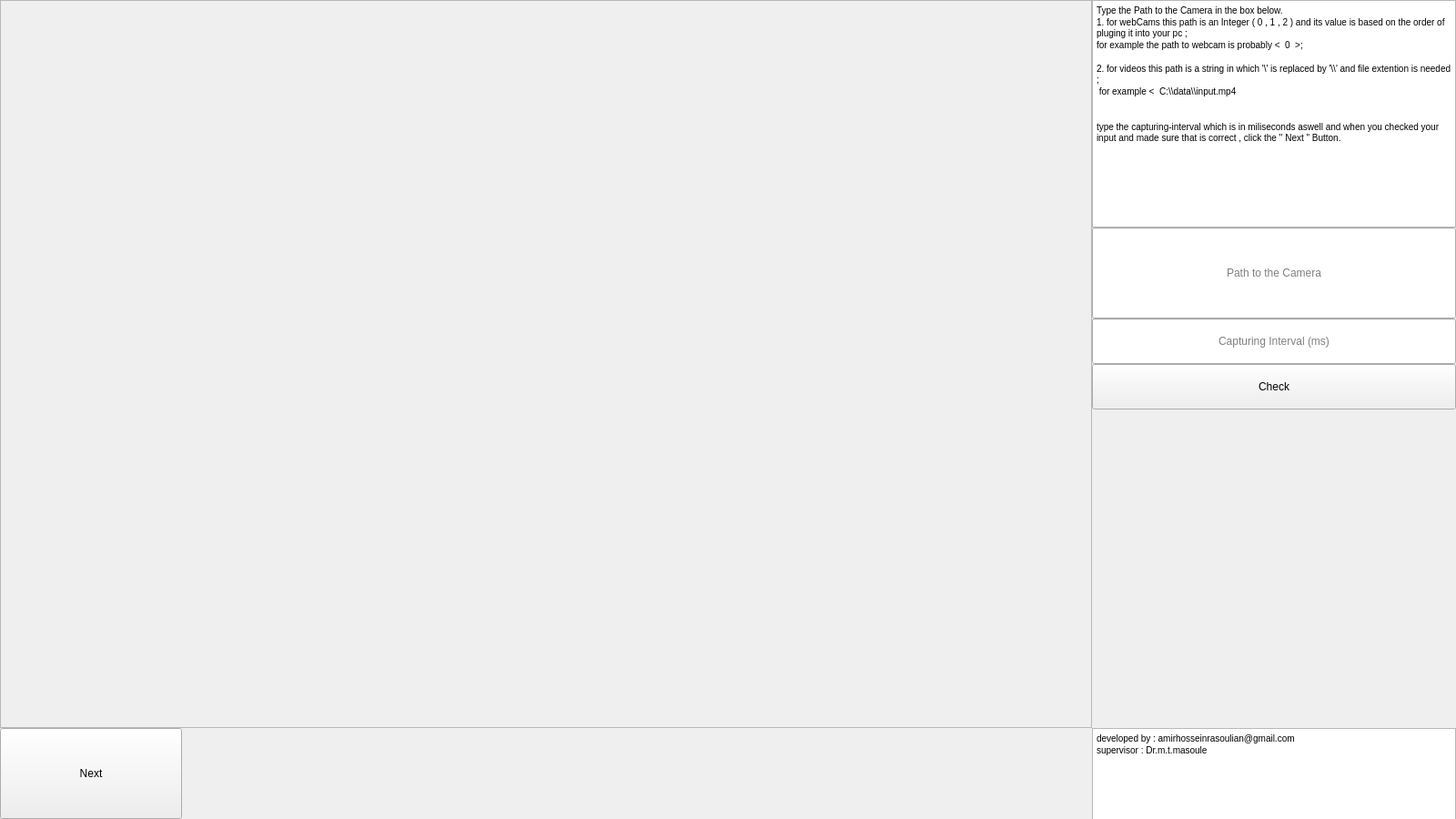
<?xml version="1.0" encoding="UTF-8"?>
<ui version="4.0">
 <class>MainWindow</class>
 <widget class="QMainWindow" name="MainWindow">
  <property name="geometry">
   <rect>
    <x>0</x>
    <y>0</y>
    <width>1600</width>
    <height>900</height>
   </rect>
  </property>
  <property name="minimumSize">
   <size>
    <width>1600</width>
    <height>900</height>
   </size>
  </property>
  <property name="maximumSize">
   <size>
    <width>1600</width>
    <height>900</height>
   </size>
  </property>
  <property name="windowTitle">
   <string>Cable Driven Vision</string>
  </property>
  <property name="autoFillBackground">
   <bool>false</bool>
  </property>
  <widget class="QWidget" name="centralWidget">
   <property name="sizePolicy">
    <sizepolicy hsizetype="Preferred" vsizetype="Preferred">
     <horstretch>0</horstretch>
     <verstretch>0</verstretch>
    </sizepolicy>
   </property>
   <property name="cursor">
    <cursorShape>ArrowCursor</cursorShape>
   </property>
   <property name="autoFillBackground">
    <bool>false</bool>
   </property>
   <widget class="QStackedWidget" name="stackedWidget">
    <property name="geometry">
     <rect>
      <x>0</x>
      <y>0</y>
      <width>1600</width>
      <height>900</height>
     </rect>
    </property>
    <property name="sizePolicy">
     <sizepolicy hsizetype="Preferred" vsizetype="Preferred">
      <horstretch>0</horstretch>
      <verstretch>0</verstretch>
     </sizepolicy>
    </property>
    <property name="autoFillBackground">
     <bool>false</bool>
    </property>
    <widget class="QWidget" name="settingPage">
     <widget class="QLabel" name="chosenCameraLabel">
      <property name="geometry">
       <rect>
        <x>0</x>
        <y>0</y>
        <width>1200</width>
        <height>800</height>
       </rect>
      </property>
      <property name="autoFillBackground">
       <bool>true</bool>
      </property>
      <property name="frameShape">
       <enum>QFrame::StyledPanel</enum>
      </property>
      <property name="text">
       <string/>
      </property>
      <property name="alignment">
       <set>Qt::AlignCenter</set>
      </property>
     </widget>
     <widget class="QPushButton" name="nextButton">
      <property name="geometry">
       <rect>
        <x>0</x>
        <y>800</y>
        <width>200</width>
        <height>100</height>
       </rect>
      </property>
      <property name="text">
       <string>Next</string>
      </property>
     </widget>
     <widget class="QTextBrowser" name="aboutus">
      <property name="geometry">
       <rect>
        <x>1200</x>
        <y>800</y>
        <width>400</width>
        <height>200</height>
       </rect>
      </property>
      <property name="autoFillBackground">
       <bool>true</bool>
      </property>
      <property name="frameShadow">
       <enum>QFrame::Sunken</enum>
      </property>
      <property name="html">
       <string>&lt;!DOCTYPE HTML PUBLIC &quot;-//W3C//DTD HTML 4.0//EN&quot; &quot;http://www.w3.org/TR/REC-html40/strict.dtd&quot;&gt;
&lt;html&gt;&lt;head&gt;&lt;meta name=&quot;qrichtext&quot; content=&quot;1&quot; /&gt;&lt;style type=&quot;text/css&quot;&gt;
p, li { white-space: pre-wrap; }
&lt;/style&gt;&lt;/head&gt;&lt;body style=&quot; font-family:'MS Shell Dlg 2'; font-size:7.8pt; font-weight:400; font-style:normal;&quot;&gt;
&lt;p style=&quot; margin-top:0px; margin-bottom:0px; margin-left:0px; margin-right:0px; -qt-block-indent:0; text-indent:0px;&quot;&gt;developed by : amirhosseinrasoulian@gmail.com&lt;/p&gt;
&lt;p style=&quot; margin-top:0px; margin-bottom:0px; margin-left:0px; margin-right:0px; -qt-block-indent:0; text-indent:0px;&quot;&gt;supervisor : Dr.m.t.masoule&lt;/p&gt;&lt;/body&gt;&lt;/html&gt;</string>
      </property>
     </widget>
     <widget class="QTextBrowser" name="input_instruction">
      <property name="geometry">
       <rect>
        <x>1200</x>
        <y>0</y>
        <width>400</width>
        <height>250</height>
       </rect>
      </property>
      <property name="autoFillBackground">
       <bool>true</bool>
      </property>
      <property name="frameShadow">
       <enum>QFrame::Sunken</enum>
      </property>
      <property name="html">
       <string>&lt;!DOCTYPE HTML PUBLIC &quot;-//W3C//DTD HTML 4.0//EN&quot; &quot;http://www.w3.org/TR/REC-html40/strict.dtd&quot;&gt;
&lt;html&gt;&lt;head&gt;&lt;meta name=&quot;qrichtext&quot; content=&quot;1&quot; /&gt;&lt;style type=&quot;text/css&quot;&gt;
p, li { white-space: pre-wrap; }
&lt;/style&gt;&lt;/head&gt;&lt;body style=&quot; font-family:'MS Shell Dlg 2'; font-size:7.8pt; font-weight:400; font-style:normal;&quot;&gt;
&lt;p style=&quot; margin-top:0px; margin-bottom:0px; margin-left:0px; margin-right:0px; -qt-block-indent:0; text-indent:0px;&quot;&gt;Type the Path to the Camera in the box below.&lt;/p&gt;
&lt;p style=&quot; margin-top:0px; margin-bottom:0px; margin-left:0px; margin-right:0px; -qt-block-indent:0; text-indent:0px;&quot;&gt;1. for webCams this path is an Integer ( 0 , 1 , 2 ) and its value is based on the order of pluging it into your pc ; &lt;/p&gt;
&lt;p style=&quot; margin-top:0px; margin-bottom:0px; margin-left:0px; margin-right:0px; -qt-block-indent:0; text-indent:0px;&quot;&gt;for example the path to webcam is probably &amp;lt;  0  &amp;gt;;&lt;/p&gt;
&lt;p style=&quot;-qt-paragraph-type:empty; margin-top:0px; margin-bottom:0px; margin-left:0px; margin-right:0px; -qt-block-indent:0; text-indent:0px;&quot;&gt;&lt;br /&gt;&lt;/p&gt;
&lt;p style=&quot; margin-top:0px; margin-bottom:0px; margin-left:0px; margin-right:0px; -qt-block-indent:0; text-indent:0px;&quot;&gt;2. for videos this path is a string in which '\' is replaced by '\\' and file extention is needed ;&lt;/p&gt;
&lt;p style=&quot; margin-top:0px; margin-bottom:0px; margin-left:0px; margin-right:0px; -qt-block-indent:0; text-indent:0px;&quot;&gt; for example &amp;lt;  C:\\data\\input.mp4&lt;/p&gt;
&lt;p style=&quot;-qt-paragraph-type:empty; margin-top:0px; margin-bottom:0px; margin-left:0px; margin-right:0px; -qt-block-indent:0; text-indent:0px;&quot;&gt;&lt;br /&gt;&lt;/p&gt;
&lt;p style=&quot;-qt-paragraph-type:empty; margin-top:0px; margin-bottom:0px; margin-left:0px; margin-right:0px; -qt-block-indent:0; text-indent:0px;&quot;&gt;&lt;br /&gt;&lt;/p&gt;
&lt;p style=&quot; margin-top:0px; margin-bottom:0px; margin-left:0px; margin-right:0px; -qt-block-indent:0; text-indent:0px;&quot;&gt;type the capturing-interval which is in miliseconds aswell and when you checked your input and made sure that is correct , click the '' Next &amp;quot; Button.&lt;/p&gt;&lt;/body&gt;&lt;/html&gt;</string>
      </property>
     </widget>
     <widget class="QPushButton" name="checkButton">
      <property name="geometry">
       <rect>
        <x>1200</x>
        <y>400</y>
        <width>400</width>
        <height>50</height>
       </rect>
      </property>
      <property name="text">
       <string>Check</string>
      </property>
     </widget>
     <widget class="QLineEdit" name="cameraPathText">
      <property name="geometry">
       <rect>
        <x>1200</x>
        <y>250</y>
        <width>400</width>
        <height>100</height>
       </rect>
      </property>
      <property name="text">
       <string/>
      </property>
      <property name="alignment">
       <set>Qt::AlignCenter</set>
      </property>
      <property name="placeholderText">
       <string notr="true">Path to the Camera</string>
      </property>
     </widget>
     <widget class="QLineEdit" name="captureIntervalText">
      <property name="geometry">
       <rect>
        <x>1200</x>
        <y>350</y>
        <width>400</width>
        <height>50</height>
       </rect>
      </property>
      <property name="alignment">
       <set>Qt::AlignCenter</set>
      </property>
      <property name="placeholderText">
       <string notr="true">Capturing Interval (ms)</string>
      </property>
     </widget>
    </widget>
    <widget class="QWidget" name="page">
     <widget class="QLabel" name="primaryLabel">
      <property name="geometry">
       <rect>
        <x>0</x>
        <y>0</y>
        <width>1600</width>
        <height>800</height>
       </rect>
      </property>
      <property name="sizePolicy">
       <sizepolicy hsizetype="MinimumExpanding" vsizetype="Preferred">
        <horstretch>0</horstretch>
        <verstretch>0</verstretch>
       </sizepolicy>
      </property>
      <property name="sizeIncrement">
       <size>
        <width>0</width>
        <height>0</height>
       </size>
      </property>
      <property name="contextMenuPolicy">
       <enum>Qt::NoContextMenu</enum>
      </property>
      <property name="layoutDirection">
       <enum>Qt::LeftToRight</enum>
      </property>
      <property name="autoFillBackground">
       <bool>true</bool>
      </property>
      <property name="frameShape">
       <enum>QFrame::StyledPanel</enum>
      </property>
      <property name="text">
       <string/>
      </property>
      <property name="alignment">
       <set>Qt::AlignCenter</set>
      </property>
     </widget>
     <widget class="QTextBrowser" name="aboutus2">
      <property name="geometry">
       <rect>
        <x>1200</x>
        <y>800</y>
        <width>400</width>
        <height>200</height>
       </rect>
      </property>
      <property name="autoFillBackground">
       <bool>true</bool>
      </property>
      <property name="html">
       <string>&lt;!DOCTYPE HTML PUBLIC &quot;-//W3C//DTD HTML 4.0//EN&quot; &quot;http://www.w3.org/TR/REC-html40/strict.dtd&quot;&gt;
&lt;html&gt;&lt;head&gt;&lt;meta name=&quot;qrichtext&quot; content=&quot;1&quot; /&gt;&lt;style type=&quot;text/css&quot;&gt;
p, li { white-space: pre-wrap; }
&lt;/style&gt;&lt;/head&gt;&lt;body style=&quot; font-family:'MS Shell Dlg 2'; font-size:7.8pt; font-weight:400; font-style:normal;&quot;&gt;
&lt;p style=&quot; margin-top:0px; margin-bottom:0px; margin-left:0px; margin-right:0px; -qt-block-indent:0; text-indent:0px;&quot;&gt;developed by : amirhosseinrasoulian@gmail.com&lt;/p&gt;
&lt;p style=&quot; margin-top:0px; margin-bottom:0px; margin-left:0px; margin-right:0px; -qt-block-indent:0; text-indent:0px;&quot;&gt;supervisor : Dr.m.t.masoule&lt;/p&gt;&lt;/body&gt;&lt;/html&gt;</string>
      </property>
     </widget>
     <widget class="QPushButton" name="pathButton">
      <property name="geometry">
       <rect>
        <x>0</x>
        <y>800</y>
        <width>200</width>
        <height>100</height>
       </rect>
      </property>
      <property name="text">
       <string>start</string>
      </property>
     </widget>
     <widget class="QPushButton" name="resultPage">
      <property name="geometry">
       <rect>
        <x>200</x>
        <y>800</y>
        <width>200</width>
        <height>100</height>
       </rect>
      </property>
      <property name="autoFillBackground">
       <bool>false</bool>
      </property>
      <property name="text">
       <string>show result</string>
      </property>
     </widget>
    </widget>
    <widget class="QWidget" name="seeMainPage">
     <widget class="QTextBrowser" name="aboutus3">
      <property name="geometry">
       <rect>
        <x>1200</x>
        <y>800</y>
        <width>400</width>
        <height>200</height>
       </rect>
      </property>
      <property name="autoFillBackground">
       <bool>true</bool>
      </property>
      <property name="frameShadow">
       <enum>QFrame::Sunken</enum>
      </property>
      <property name="html">
       <string>&lt;!DOCTYPE HTML PUBLIC &quot;-//W3C//DTD HTML 4.0//EN&quot; &quot;http://www.w3.org/TR/REC-html40/strict.dtd&quot;&gt;
&lt;html&gt;&lt;head&gt;&lt;meta name=&quot;qrichtext&quot; content=&quot;1&quot; /&gt;&lt;style type=&quot;text/css&quot;&gt;
p, li { white-space: pre-wrap; }
&lt;/style&gt;&lt;/head&gt;&lt;body style=&quot; font-family:'MS Shell Dlg 2'; font-size:7.8pt; font-weight:400; font-style:normal;&quot;&gt;
&lt;p style=&quot; margin-top:0px; margin-bottom:0px; margin-left:0px; margin-right:0px; -qt-block-indent:0; text-indent:0px;&quot;&gt;developed by : amirhosseinrasoulian@gmail.com&lt;/p&gt;
&lt;p style=&quot; margin-top:0px; margin-bottom:0px; margin-left:0px; margin-right:0px; -qt-block-indent:0; text-indent:0px;&quot;&gt;supervisor : Dr.m.t.masoule&lt;/p&gt;&lt;/body&gt;&lt;/html&gt;</string>
      </property>
     </widget>
     <widget class="QLabel" name="resultLabel">
      <property name="geometry">
       <rect>
        <x>0</x>
        <y>0</y>
        <width>1200</width>
        <height>800</height>
       </rect>
      </property>
      <property name="autoFillBackground">
       <bool>true</bool>
      </property>
      <property name="frameShape">
       <enum>QFrame::StyledPanel</enum>
      </property>
      <property name="text">
       <string/>
      </property>
      <property name="alignment">
       <set>Qt::AlignCenter</set>
      </property>
     </widget>
     <widget class="QPushButton" name="goBackButton">
      <property name="geometry">
       <rect>
        <x>0</x>
        <y>800</y>
        <width>200</width>
        <height>100</height>
       </rect>
      </property>
      <property name="text">
       <string>go back</string>
      </property>
     </widget>
     <widget class="QTextBrowser" name="result_text">
      <property name="geometry">
       <rect>
        <x>1200</x>
        <y>0</y>
        <width>400</width>
        <height>800</height>
       </rect>
      </property>
     </widget>
    </widget>
   </widget>
  </widget>
 </widget>
 <layoutdefault spacing="6" margin="11"/>
 <resources/>
 <connections/>
</ui>
